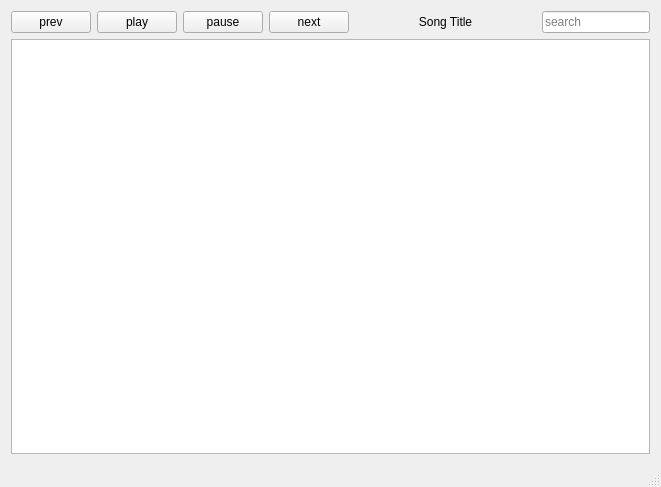
<?xml version="1.0" encoding="UTF-8"?>
<ui version="4.0">
 <class>MainWindow</class>
 <widget class="QMainWindow" name="MainWindow">
  <property name="geometry">
   <rect>
    <x>0</x>
    <y>0</y>
    <width>661</width>
    <height>487</height>
   </rect>
  </property>
  <property name="windowTitle">
   <string>MainWindow</string>
  </property>
  <widget class="QWidget" name="centralWidget">
   <layout class="QVBoxLayout" name="verticalLayout_2">
    <item>
     <layout class="QHBoxLayout" name="horizontalLayout_2" stretch="0,1,0">
      <item>
       <layout class="QHBoxLayout" name="horizontalLayout">
        <item>
         <widget class="QPushButton" name="previousButon">
          <property name="text">
           <string>prev</string>
          </property>
         </widget>
        </item>
        <item>
         <widget class="QPushButton" name="playButton">
          <property name="text">
           <string>play</string>
          </property>
         </widget>
        </item>
        <item>
         <widget class="QPushButton" name="pauseButton">
          <property name="text">
           <string>pause</string>
          </property>
         </widget>
        </item>
        <item>
         <widget class="QPushButton" name="nextButton">
          <property name="text">
           <string>next</string>
          </property>
         </widget>
        </item>
       </layout>
      </item>
      <item>
       <layout class="QVBoxLayout" name="verticalLayout_3">
        <item>
         <widget class="QLabel" name="songInformationLabel">
          <property name="text">
           <string>Song Title</string>
          </property>
          <property name="alignment">
           <set>Qt::AlignCenter</set>
          </property>
         </widget>
        </item>
       </layout>
      </item>
      <item>
       <widget class="QLineEdit" name="searchLineEdit">
        <property name="placeholderText">
         <string>search</string>
        </property>
        <property name="clearButtonEnabled">
         <bool>true</bool>
        </property>
       </widget>
      </item>
     </layout>
    </item>
    <item>
     <widget class="DroppableTableView" name="songsTableView"/>
    </item>
   </layout>
  </widget>
  <widget class="QMenuBar" name="menuBar">
   <property name="geometry">
    <rect>
     <x>0</x>
     <y>0</y>
     <width>661</width>
     <height>20</height>
    </rect>
   </property>
  </widget>
  <widget class="QStatusBar" name="statusBar"/>
 </widget>
 <layoutdefault spacing="6" margin="11"/>
 <customwidgets>
  <customwidget>
   <class>DroppableTableView</class>
   <extends>QTableView</extends>
   <header>droppable_table_view.h</header>
  </customwidget>
 </customwidgets>
 <resources/>
 <connections/>
</ui>
